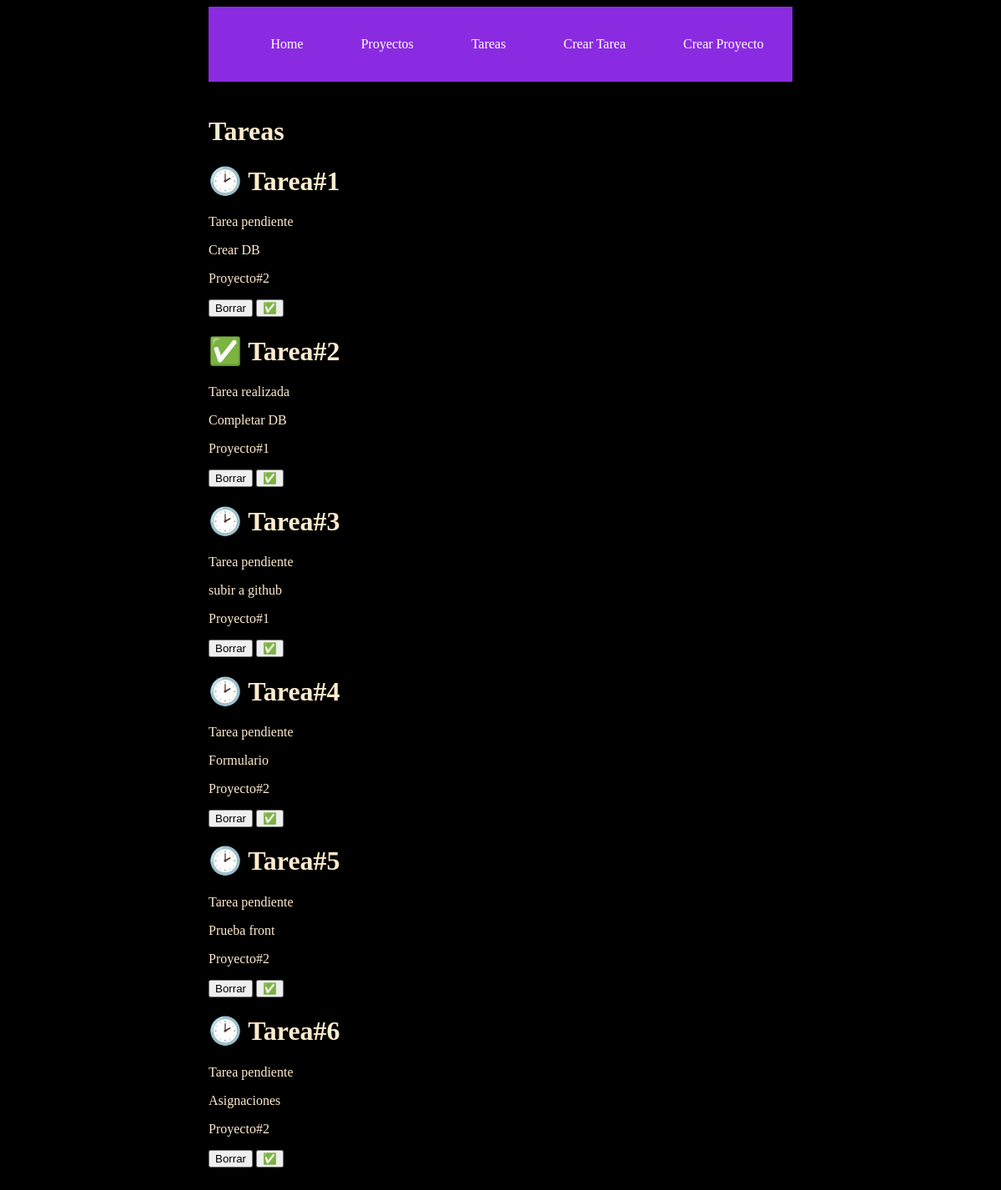
The app's page /tareas, older data.
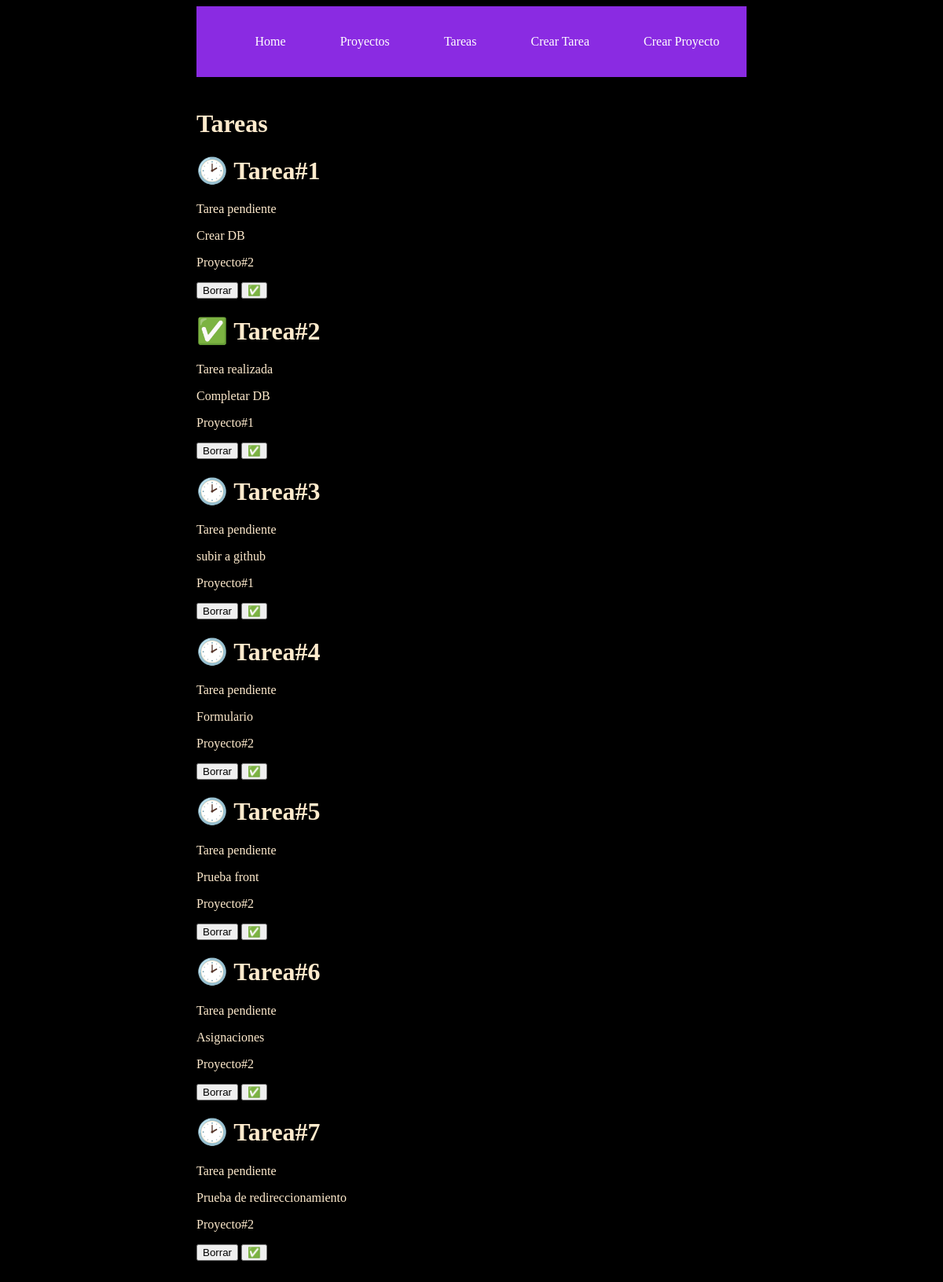
The same page, newer data.
### aplicacion/models.py (models this page shows, shortened)
class Tareas(models.Model):
    titulo = models.CharField(max_length=200)
    descripcion = models.TextField()
    proyecto = models.ForeignKey(Proyecto, on_delete=models.CASCADE)
    done = models.BooleanField(default=False)

class Proyecto(models.Model):
    name = models.CharField(max_length=200)
    def __str__(self) -> str:
        return self.name

### aplicacion/views.py (the view)
# urls.py: path('tareas', tareas.as_view(), name='tareas'),
class tareas(View):
    def get(self, request):  # elimine el parametro id
        tareas = Tareas.objects.all()
        return render(request, 'tareas.html', {
            'tareas': tareas
        })

### aplicacion/templates/tareas.html
{% extends 'base.html' %}
{% block content %}
<h1>Tareas</h1>
{% for tarea in tareas %}
<div>
    <h1>  {% if tarea.done == False %} 🕑 {% else %} ✅ {% endif %} {{tarea.titulo}}</h1>
    {% if tarea.done == False %}
    <p>Tarea pendiente</p>
    {% else %}
    <p>Tarea realizada</p>
    {% endif %}
    <p>{{tarea.descripcion}}</p>
    <p>{{tarea.proyecto}}</p>
    <button>Borrar</button>
    <button>✅</button>
</div>
{% endfor %}
{% endblock %}

Row changes from the older to the newer data that the page shows:
added Tareas: titulo "Tarea#7", done "Tarea pendiente", descripcion "Prueba de redireccionamiento", proyecto "Proyecto#2"
